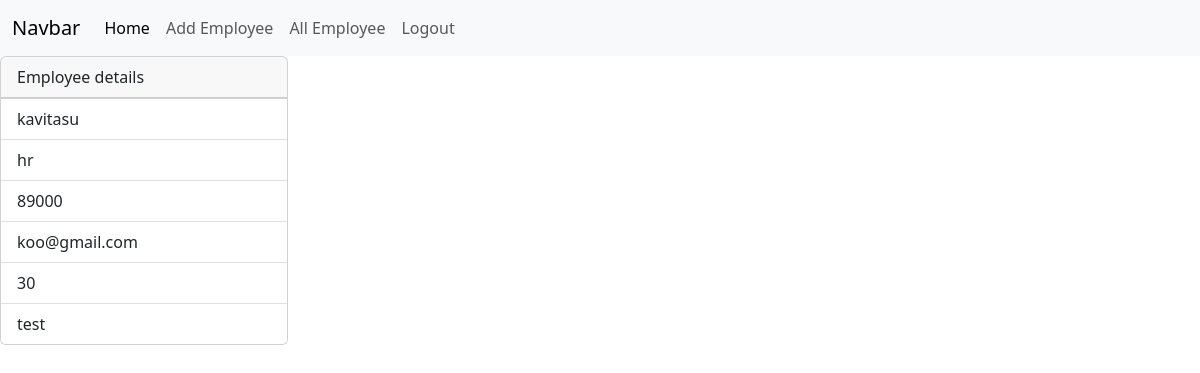
/employees/2 (signed in), run on the app's committed database.
### crm/models.py (models this page shows)
class Employees(models.Model):
    name=models.CharField(max_length=100)
    department=models.CharField(max_length=100)
    salary=models.PositiveIntegerField()
    email=models.EmailField(unique=True)
    age=models.PositiveIntegerField(max_length=100)
    contact=models.CharField(max_length=100)
    image=models.ImageField(upload_to="images",null=True,blank=True)
    dob=models.DateField(null=True,blank=True)

### crm/views.py (the view)
# urls.py: path("employees/<int:pk>",views.EmployeeDetailView.as_view(),name="emp-detail"),
@method_decorator(signin_required,name="dispatch")
class EmployeeDetailView(View):
    def get(self,request,*args,**kwargs):
        id=kwargs.get("pk")
        qs=Employees.objects.get(id=id)
        return render(request,"emp_detail.html",{"data":qs})

### crm/views.py (called while the page is built)
def signin_required(fn):
    def wrapper(request,*args,**kwargs):
        if not request.user.is_authenticated:
            messages.error(request,"in  valid session")
            return redirect("signin")
        else:
            return fn(request,*args,**kwargs)
    return wrapper

### crm/templates/emp_detail.html (shortened to what this page needs)
{%extends 'base.html'%}
{%block body_block %}
<div>
  <div class="card" style="width: 18rem;">
      <div class="card-header">
        Employee details
      </div>
      <ul class="list-group list-group-flush">
        <li class="list-group-item">{{data.name}}</li>
        <li class="list-group-item">{{data.department}}</li>
        <li class="list-group-item">{{data.salary}}</li>
        <li class="list-group-item">{{data.email}}</li>
        <li class="list-group-item">{{data.age}}</li>
        <li class="list-group-item">{{data.contact}}</li>
      </ul>
    </div>
</div>
{%endblock%}

### data on the page
Employees: name "kavitasu", department "hr", salary "89000", email "koo@gmail.com", age "30", contact "test"
